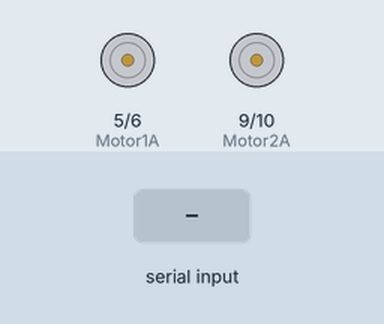
This sketch was run on a simulated Arduino Uno, built with avr-gcc and run on an emulated ATmega328P. Parts: motor-driver pin pairs drawn as motors (green arrow = first pin HIGH = forward, orange = second pin HIGH = backward, longer = more drive). The inputs (shaded band) are chosen by the test bench.

Above: at 1.3 s.
1.4 s: "F" received over the second serial link
At 2.3 s:
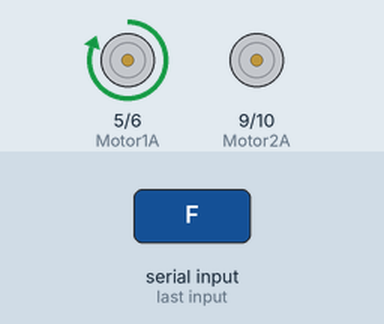
2.9 s: "G" received over the second serial link
At 3.5 s:
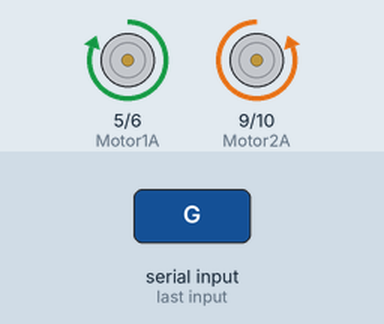
4.4 s: "I" received over the second serial link
At 5.6 s:
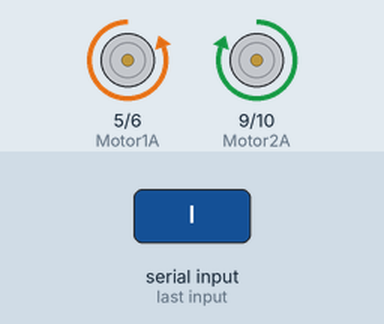
5.9 s: "B" received over the second serial link
At 6.9 s:
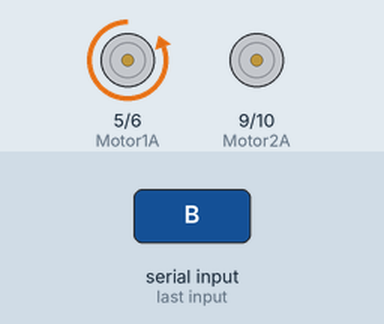
7.4 s: "F" received over the second serial link
At 8.1 s:
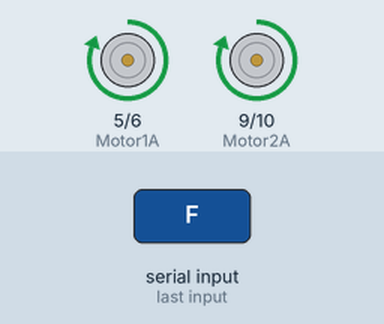
8.9 s: "S" received over the second serial link
At 9.2 s:
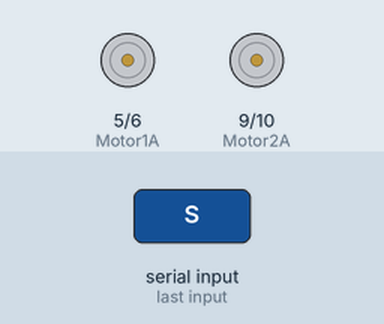
Timing chart, 0 to 11.4 s (numbered marks = the images above; inputs shaded):
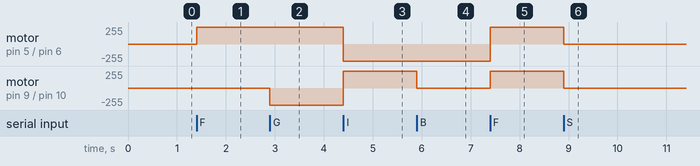

Measured:
- after the input at 1.4 s, motor on pin 5 (Motor1A) / pin 6 (Motor1B): stopped → forward 255/255 at once
- after the input at 2.9 s, motor on pin 9 (Motor2A) / pin 10 (Motor2B): stopped → backward 255/255 at once
- after the input at 4.4 s, motor on pin 5 (Motor1A) / pin 6 (Motor1B): forward 255/255 → backward 255/255 at once; motor on pin 9 (Motor2A) / pin 10 (Motor2B): backward 255/255 → forward 255/255 at once
- after the input at 5.9 s, motor on pin 9 (Motor2A) / pin 10 (Motor2B): forward 255/255 → stopped at once
- after the input at 7.4 s, motor on pin 5 (Motor1A) / pin 6 (Motor1B): backward 255/255 → forward 255/255 at once; motor on pin 9 (Motor2A) / pin 10 (Motor2B): stopped → forward 255/255 at once
- after the input at 8.9 s, motor on pin 5 (Motor1A) / pin 6 (Motor1B), motor on pin 9 (Motor2A) / pin 10 (Motor2B): forward 255/255 → stopped at once

The sketch:

Code_Arduino_Bluetooh_Car.dll.ino
```cpp
#include <SoftwareSerial.h>
#include <Servo.h>

// CONEXIONES PARA EL BLUETOOTH.

int bluetoothTx = A2;
int bluetoothRx = A3;

SoftwareSerial bluetooth(bluetoothTx, bluetoothRx);

// MOTOR 1.

int Motor1A = 5;
int Motor1B = 6;

// MOTOR 2.

int Motor2A = 9;
int Motor2B = 10;

void setup ()
{
bluetooth.begin(115200);
bluetooth.print("$$$");
delay(100);
bluetooth.println("U,9600,N");
bluetooth.begin(9600);

pinMode( Motor1A, OUTPUT );
pinMode( Motor2A, OUTPUT );
pinMode( Motor1B, OUTPUT );
pinMode( Motor2B, OUTPUT );

digitalWrite( Motor1A, LOW );
digitalWrite( Motor2A, LOW );
digitalWrite( Motor1B, LOW );
digitalWrite( Motor2B, LOW );
}

int flag1 = -1;
int flag2 = -1;

void loop()
{
if(bluetooth.available())
{
char toSend = (char)bluetooth.read();
if(toSend == 'S')
{

flag1 = 0;
flag2 = 0;

digitalWrite( Motor1A, LOW);
analogWrite( Motor1B, LOW);

digitalWrite( Motor2A, LOW),
analogWrite( Motor2B, LOW);

}
if( toSend == 'F' || toSend == 'G' || toSend == 'I')
{
if (flag1 != 1)
{
// ESTOS HARAN QUE VAYA PARA ADELANTE EL CARRITO.
flag1 = 1;
digitalWrite( Motor1A, HIGH);
analogWrite( Motor1B, 0 );
digitalWrite( Motor2A, HIGH);
analogWrite( Motor2B, 0 );
}
}
if(toSend == 'B' || toSend == 'H' || toSend == 'J')
{
if(flag1 != 2)
{
// ESTOS HARAN LA REVERSA DEL CARRITO.
flag1 = 2;
digitalWrite( Motor1B, HIGH);
analogWrite( Motor1A, 0 );
digitalWrite( Motor2B, HIGH);
analogWrite( Motor2A, 0 );
}
}
if(toSend == 'L' || toSend == 'G' || toSend == 'H')
{
if(flag2 != 1)
{
// ESTOS HARAN QUE GIRE HACIA LA IZQUIERDA.
flag2 = 1;
digitalWrite( Motor2B, HIGH);
analogWrite( Motor2A, 0 );
digitalWrite( Motor1A, HIGH);
analogWrite( Motor1B, 0 );
}
}
else
if(toSend == 'R' || toSend == 'I' || toSend == 'J')
{
if(flag2 != 2)
{
// ESTOS HARAN QUE GIRE HACIA LA DERECHA.
flag2 = 2;
digitalWrite( Motor1B, HIGH);
analogWrite( Motor1A, 0 );
digitalWrite( Motor2A, HIGH);
analogWrite( Motor2B, 0 );
}
}
else
{
if(flag2 != 3)
{
flag2 = 3;
digitalWrite ( Motor2A, LOW);
analogWrite ( Motor2B, LOW);
digitalWrite ( Motor2B, LOW);
analogWrite ( Motor2A, LOW);
}
}
}
}
```
